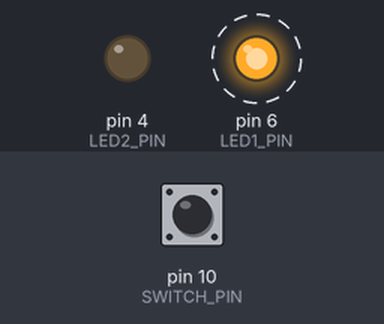
Recording of a sketch running on a simulated Arduino Uno, built with avr-gcc and run on an emulated ATmega328P. Shown: output pins drawn as LEDs (lit = HIGH). Dashed ring = blinking. The test bench sets the inputs (shaded band); at power-on: pin 10 (SWITCH_PIN) LOW.

Above: at 1.2 s.
1.3 s: pin 10 (SWITCH_PIN) pulled HIGH for 0.15 s
At 1.37 s:
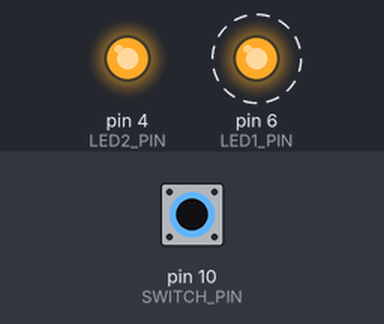
4.3 s: pin 10 (SWITCH_PIN) pulled HIGH for 1 s
At 6.5 s:
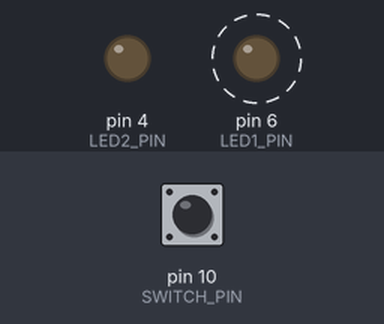
7.3 s: pin 10 (SWITCH_PIN) pulled HIGH for 3.2 s
At 8.8 s:
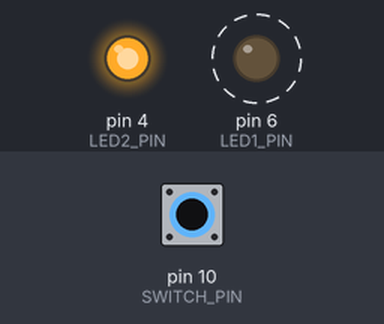
Timing chart, 0 to 18.0 s (numbered marks = the images above; inputs shaded):
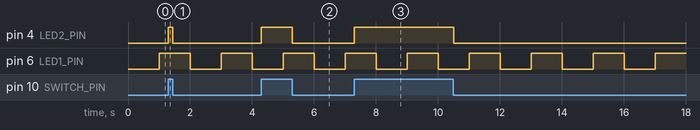

The sketch:

CS-4540-lab5-1.ino
```cpp
// the pins for leds and the switch
const int LED1_PIN = 6;   // this is the blinking led
const int LED2_PIN = 4;   // this will be controlled
const int SWITCH_PIN = 10; // Push switch

// the timing variables for the led
unsigned long previousMillis = 0;
const long INTERVAL = 1000; // 1 second interval
bool led1State = LOW;

void setup() {
  pinMode(LED1_PIN, OUTPUT);
  pinMode(LED2_PIN, OUTPUT);
  pinMode(SWITCH_PIN, INPUT);
}

void loop() {
  // the led on pin will blink on and off for 1 sec intervals
  unsigned long currentMillis = millis();

  if (currentMillis - previousMillis >= INTERVAL) {
    previousMillis = currentMillis;
    led1State = !led1State; // toggles between the led satats
    digitalWrite(LED1_PIN, led1State);
  }

  // sees if the switch is pressed
  int switchState = digitalRead(SWITCH_PIN);

  if (switchState == HIGH) {
    digitalWrite(LED2_PIN, HIGH); // if switch is pressed led is on
  } else {
    digitalWrite(LED2_PIN, LOW);  // if switch is not pressed led is off
  }
}
```

Measured:
- after the input at 1.3 s, pin 4 (LED2_PIN): LOW → HIGH at once, → LOW 0.15 s later
- after the input at 4.3 s, pin 4 (LED2_PIN): LOW → HIGH at once, → LOW 1.0 s later
- after the input at 7.3 s, pin 4 (LED2_PIN): LOW → HIGH at once, → LOW 3.2 s later
- by itself, pin 6 (LED1_PIN): alternates HIGH for 1.0 s and LOW for 1.0 s
